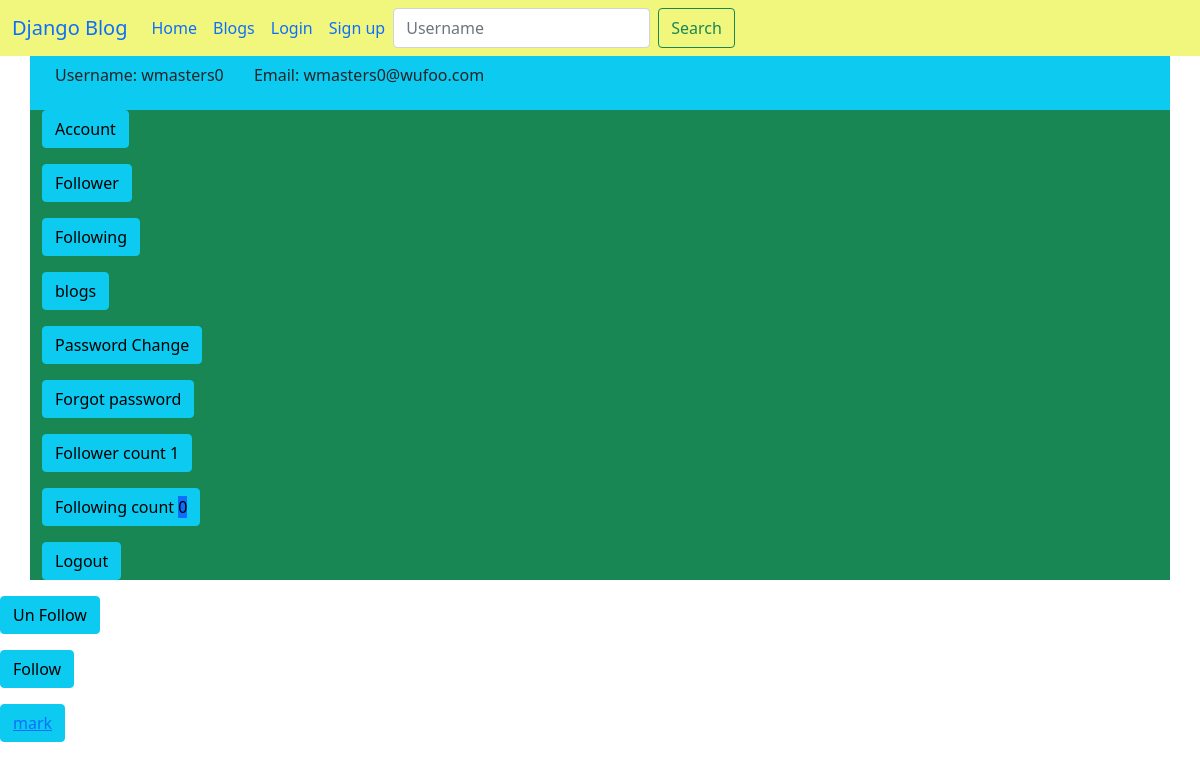
The app's page /profile/4/follower/ with its own data.
### blog/models.py (models this page shows, shortened)
class User(AbstractUser):
    join_at = models.DateTimeField(auto_now_add=True)
    modified_at = models.DateTimeField(auto_now=True)
    total_post = models.PositiveIntegerField(default=0)
    is_login = models.BooleanField(default=False)

class Follower(models.Model):
    follower = models.ManyToManyField(User,related_name="follower")
    following = models.ManyToManyField(User, related_name="following")
    followers_count = models.PositiveBigIntegerField(default=0)
    following_count = models.PositiveBigIntegerField(default=0)

### blog/views.py (the view)
# urls.py: path('profile/<int:pk>/follower/', views.view_follower, name="follower_profile"),
def view_follower(request, pk):
    print("pk #####", pk)
    try:
        print("inside the try")
        users = get_object_or_404(User, pk=pk)
        obj = get_object_or_404(Follower, pk=pk)
        followers = obj.follower.all()
        return render(request, 'blog/profile.html', {"users": users, "instance": obj, "followers": followers, "choose": "view_follower"})
    except Http404:
        print("Inside the except")
        obj = Follower(pk=pk)
        obj.save()
        followers = obj.follower.all()
        return render(request, 'blog/profile.html', {"users": users, "instance": obj, "followers": followers, "choose": "view_follower"})

### blog/templates/blog/profile.html
{% extends 'blog/base.html'%}
{% block content %}
<div class="container bg-info">
    <p class="btn ">Username: {{users.username}}</p>
    <p class="btn">Email: {{users.email}}</p>
</div>
<div class='container bg-success'>
    <p><a class="bg-info btn btn-info" href="#">Account</a></p>
    <p><a class="bg-info btn btn-info" href="{% url 'blog:follower_profile' user.id %}">Follower</a></p>
    <p><a class="bg-info btn btn-info" href="{% url 'blog:following_profile' user.id %}">Following</a></p>
    <p><a class="bg-info btn btn-info" href="{% url 'blog:user_blog' user.id %}">blogs</a></p>
    <p><a class="bg-info btn btn-info" href="{% url 'blog:password_change' user.username%}">Password Change</a></p>
    <p><a class="bg-info btn btn-info" href="{% url 'blog:password_forgot' user.username%}">Forgot password</a></p>
    <p><a href="{% url 'blog:follower_profile' user.pk %}" class="btn btn-info">Follower count <span class="bg-info">{{instance.follower.count}}</span></a></p>
    <p><a href="{% url 'blog:following_profile' user.pk %}" class="btn btn-info">Following count <span class='bg-primary'>{{instance.following.count}}<span></a></p>
    <p><a class="bg-info btn btn-info"  href="{% url 'blog:logout' user.username %}">Logout</a></p>
</div>
{% if choose == "add_follower" %}
    <p class="btn btn-info"><a href="{% url 'blog:following_profile' users.pk %}">{{follow.username}} <span class="btn btn-info">Following</span></a></p><br>
    <p class="btn btn-info"><a href="{% url 'blog:follower_profile' users.pk %}">{{follow.username}} <span class="btn btn-info">Follower</span></a></p><br>
{% elif choose == "add_following"%}
    <a href="{% url 'blog:following_profile' user.pk %}"><p class="btn">Following</p></a>
    {% for follow in following %}
    <a href="{% url 'blog:following_profile' follow.pk %}">{{follow.username}}</a>
    {% endfor %}
{% elif choose == "remove_follower"%}
    <a href="{% url 'blog:remove_follower' user.pk %}"><p class="btn">Un follow</p></a>
    <a href="{% url 'blog:remove_follower' following.pk %}"  >{{follow.username}}</a>
{% elif choose == "remove_following"%}
    {% for follow in following %}
    <a href="{% url 'blog:following_profile' user.pk %}"><p class="btn">Un Following</p></a>
    <a href="{% url 'blog:follower_profile' follow.pk %}"  >{{follow.username}}</a>
    {% endfor %}
{% elif choose == "view_follower" %}
    <p><a href="{% url 'blog:remove_follower' users.pk %}" class="btn btn-info">Un Follow</a></p>
    <p><a href="{% url 'blog:add_follower' users.pk %}" class="btn btn-info">Follow</a></p>
    {% for follow in followers %}
    <p class="btn btn-info"><a href="{% url 'blog:profile' follow.pk %}">{{follow.username}}</a><a class="brn btn-danger"href="{% url 'blog:remove_follower' follow.id %}"></a></p><br>
    {% endfor %}
{% elif choose == "view_following" %}
    <p><a href="{% url 'blog:remove_following' users.pk %}" class="btn btn-info">Un Follow</a></p>
    {% for follow in following %}
    <p class="btn btn-info"><a href="{% url 'blog:follower_profile' follow.pk %}">{{follow.username}}</a></p><br>
    {% endfor %}
{% endif %}
{% endblock content %}

### records on screen
User: username "wmasters0", email "wmasters0@wufoo.com"
Follower: follower.count "1", following.count "0"
User: username "mark"
